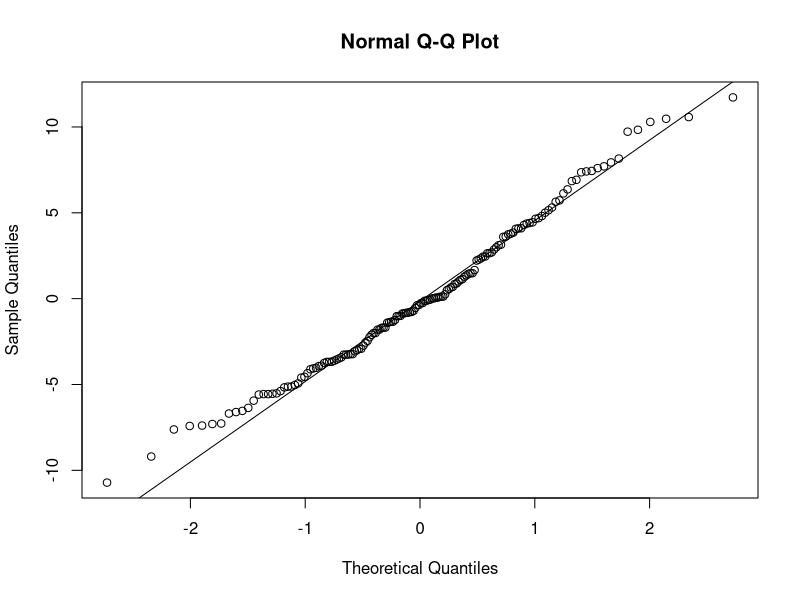
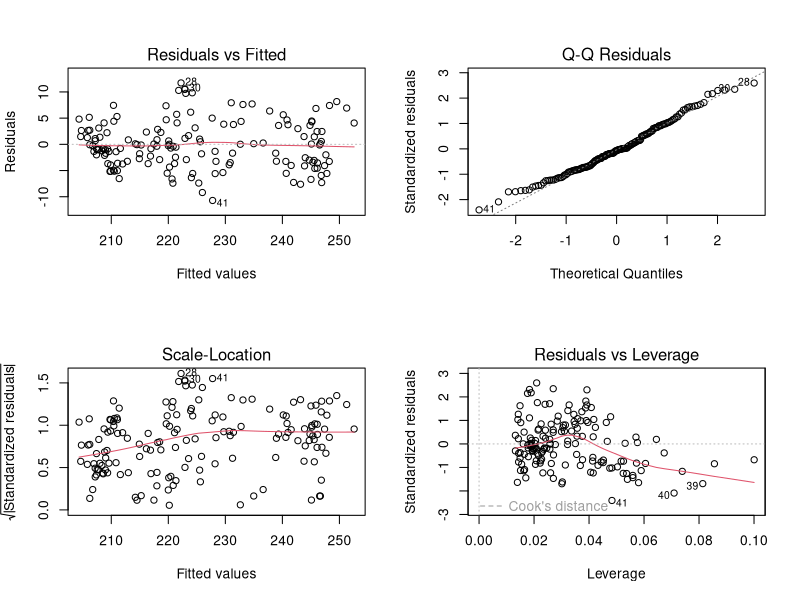

Reproduce these figures in R, in order. (Note: this script raises an error after producing the figures.)
setwd("C:/Users/betsy/OneDrive/Documents/Data_Science/Housing")
### Packages ###
library(car)
library(forecast)
library(sandwich)
library(lmtest)
library(MASS)
### Data Cleaning ###
index <- read.csv("All-Transactions-City.csv") # Quarterly, from 1983 to 2021
income <- read.csv("Cville_Income.csv") # Yearly, from 1993 to 2019
#listing <- read.csv("Listing_Price.csv")
pop <- read.csv("Resident Population in Charlottesville.csv") # Yearly, from 2000 to 2020
gdp <- read.csv("Total Gross Domestic Product for Charlottesville.csv") # Yearly, from 1993 to 2020
unemployment <- read.csv("Unemployment Rate in Charlottesville.csv") #Monthly, from 1990 to 2021
wage <- read.csv("Weekly-Wage.csv") # Monthly, from 2007 to 2021

#### Should use data from Jan 2007- Dec 2019, should be monthly (so 156 rows)
# Subset yearly indexed, and interpolate using cubic spline
pop_new <- spline(pop[7:19,2], n = 156)$y
gdp_new <- spline(gdp[7:19,2], n = 156)$y

# Subset quarterly index and interpolate using cubic spline
index_new <- spline(index[93:145, 2], n = 156)$y

# Subset Monthly Data to be from Jan 2007 to Dec 2019
unemployment_new <- unemployment[204:359, 2]
wage_new <- wage[1:156, 2]


newdataset <- cbind(index_new, pop_new, gdp_new, unemployment_new, wage_new)

#newdataset <- merge(index, income, by = "DATE")
#newdataset <- merge(index, pop, by = "DATE")
#newdataset <- merge(newdataset, gdp, by = "DATE")
#newdataset <- merge(newdataset, unemployment, by = "DATE")
#newdataset <- merge(newdataset, wage, by = "DATE")

# data <- lm(newdataset$INDEX~newdataset$WAGE+newdataset$POPULATION+newdataset$UNEMPLOYMENT+newdataset$GDP)
model_raw <- lm((index_new) ~ (pop_new) + (gdp_new) + (unemployment_new) + (wage_new), na.action=na.exclude)
qqnorm(model_raw$residuals)
qqline(model_raw$residuals)
summary(model_raw)
par(mfrow=c(2,2))
plot(model_raw) # Non-Constant Errors
bc <- boxcox(model_raw) 
durbinWatsonTest(model_raw) # Serial Correlation
plot(model_raw$residuals)
lines(model_raw$residuals)
coeftest(model_raw, vcov = NW_VCOV(model_raw, type = 'HC1'))
### Boxcox Transformation Model
optimal_transform <- bc$x[which.max(bc$y)]
optimal_transform
model_transform <- lm((index_new)**optimal_transform ~ (pop_new) + (gdp_new) + (unemployment_new) + (wage_new), na.action=na.exclude)
summary(model_transform)
plot(model_transform)
durbinWatsonTest(model_transform) # Serial Correlation
coeftest(model_transform, vcov = NW_VCOV(model_raw, type = 'HC1'))
